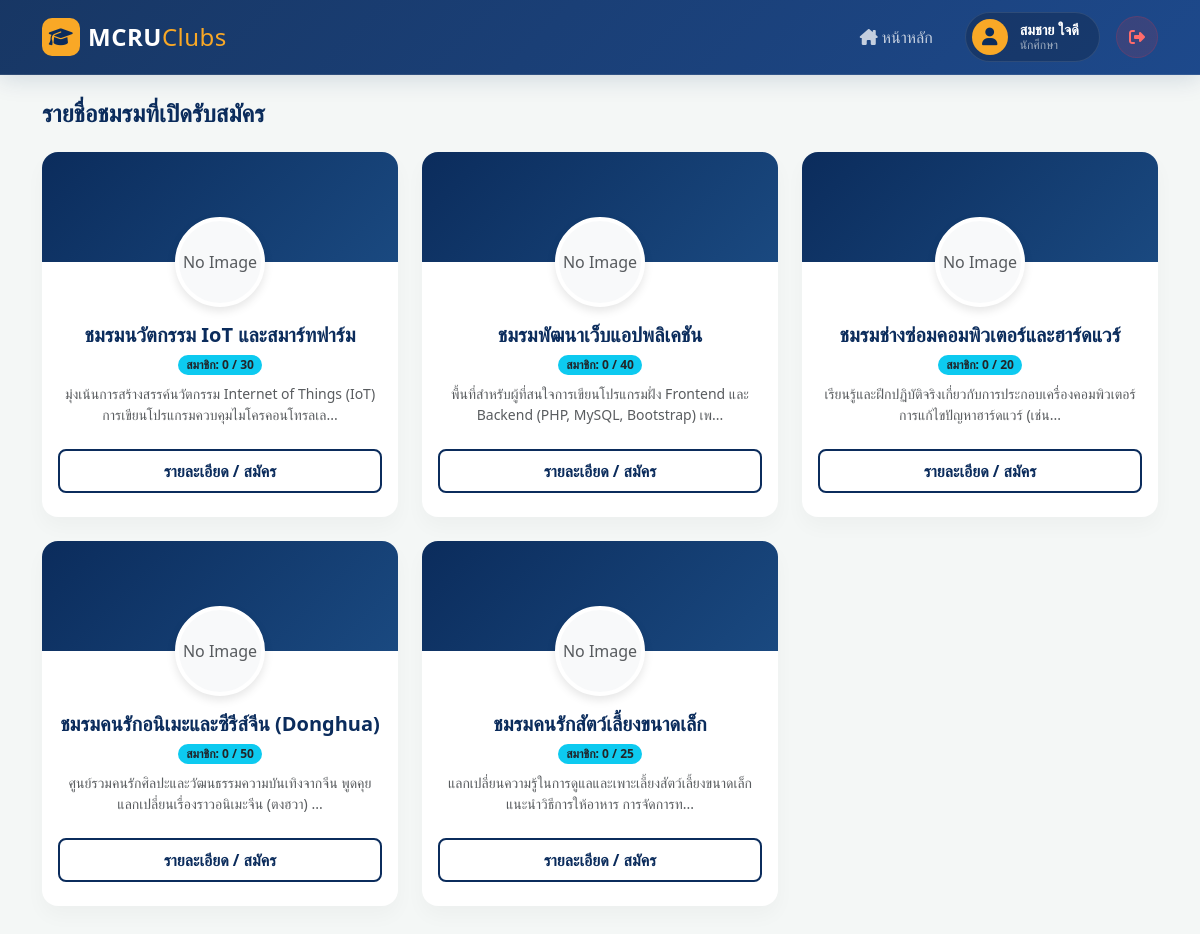
Page /index.php (signed in) on the committed database.
### tables this page shows
CREATE TABLE `clubs`  (
  `id` int NOT NULL AUTO_INCREMENT COMMENT 'รหัสอ้างอิงชมรม (Primary Key)',
  `club_name` varchar(100) NOT NULL COMMENT 'ชื่อชมรม',
  `description` text NULL COMMENT 'รายละเอียด/คำอธิบายชมรม',
  `club_logo` varchar(255) NULL DEFAULT NULL COMMENT 'path หรือ URL รูปโลโก้ชมรม',
  `qr_code` varchar(255) NULL DEFAULT NULL COMMENT 'path หรือ URL QR code สำหรับสมัครเข้าชมรม',
  `max_members` int NULL DEFAULT 50 COMMENT 'จำนวนสมาชิกสูงสุดที่รับได้',
  `president_id` int NULL DEFAULT NULL COMMENT 'FK อ้างถึง users.id ผู้เป็นประธานชมรมนี้ (NULL ถ้ายังไม่มีประธาน)',
  PRIMARY KEY (`id`) USING BTREE,
  INDEX `president_id`(`president_id` ASC) USING BTREE,
  CONSTRAINT `clubs_ibfk_1` FOREIGN KEY (`president_id`) REFERENCES `users` (`id`) ON DELETE SET NULL ON UPDATE RESTRICT
);

### index.php (the view, shortened to what this page needs)
<?php
session_start(); require 'db.php';
$sql = "SELECT c.*, (SELECT COUNT(*) FROM applications WHERE club_id = c.id AND status='approved') as current_members FROM clubs c";
$clubs = $conn->query($sql);
?>
<!DOCTYPE html><html lang="th"><head><meta charset="UTF-8"><title>หน้าหลักชมรม</title>
<link href="https://cdn.jsdelivr.net/npm/bootstrap@5.3.0/dist/css/bootstrap.min.css" rel="stylesheet">
<link rel="stylesheet" href="style.css"></head><body>
<?php include 'navbar.php'; ?>
<div class="container pb-5 mt-4">
    <h4 class="text-primary-custom fw-bold mb-4">รายชื่อชมรมที่เปิดรับสมัคร</h4>
    <div class="row g-4">
        <?php while ($row = $clubs->fetch_assoc()): ?>
        <div class="col-md-6 col-lg-4">
            <div class="card-custom h-100 text-center d-flex flex-column">
                <div class="club-banner"></div>
                <div class="px-3 pb-4 d-flex flex-column flex-grow-1 align-items-center">
                    <?php if(!empty($row['club_logo']) && file_exists($row['club_logo'])): ?>
                        <img src="<?= htmlspecialchars($row['club_logo']) ?>" class="club-logo-thumb" alt="Logo">
                    <?php else: ?><div class="club-logo-thumb bg-light d-flex align-items-center justify-content-center text-muted">No Image</div><?php endif; ?>
                    <h5 class="text-primary-custom fw-bold mt-3 mb-1"><?= htmlspecialchars($row['club_name']) ?></h5>
                    <div class="mb-2"><span class="badge bg-info text-dark rounded-pill">สมาชิก: <?= $row['current_members'] ?> / <?= $row['max_members'] ?></span></div>
                    <p class="text-muted small flex-grow-1 mb-4"><?= mb_substr(htmlspecialchars($row['description']), 0, 90) . '...' ?></p>
                    <a href="club_detail.php?id=<?= $row['id'] ?>" class="btn-outline-custom w-100 py-2">รายละเอียด / สมัคร</a>
                </div>
            </div>
        </div>
        <?php endwhile; ?>
    </div>
</div></body></html>

### style.css (style rules this page uses)
:root { --primary-blue: #0b2c5c; --primary-hover: #071d3d; --accent-gold: #f9a826; --bg-light: #f4f7f6; --text-dark: #2d3748; }
body { background-color: var(--bg-light); font-family: "Segoe UI", Tahoma, Geneva, Verdana, sans-serif; color: var(--text-dark); }
.btn-outline-custom { border: 2px solid var(--primary-blue); color: var(--primary-blue); background: transparent; border-radius: 8px; padding: 10px 20px; font-weight: 600; transition: 0.3s; text-align: center; display: inline-block; text-decoration: none; }
.card-custom { border: none; border-radius: 16px; box-shadow: 0 10px 20px rgba(0, 0, 0, 0.03); transition: 0.3s; background: #ffffff; overflow: hidden; }
.text-primary-custom { color: var(--primary-blue) !important; }
.club-banner { height: 110px; background: linear-gradient(135deg, var(--primary-blue), #1a4980); position: relative; }
.club-logo-thumb { width: 90px; height: 90px; object-fit: cover; border-radius: 50%; border: 4px solid #fff; margin-top: -45px; background: #fff; box-shadow: 0 4px 10px rgba(0, 0, 0, 0.1); position: relative; z-index: 2; }

### rows in the picture
clubs: shows "No Image", club_name "ชมรมนวัตกรรม IoT และสมาร์ทฟาร์ม", current_members "0", max_members "30", description "มุ่งเน้นการสร้างสรรค์นวัตกรรม Internet of Things (IoT) การเขียนโปรแกรมควบคุมไมโครคอนโทรลเล"
clubs: shows "No Image", club_name "ชมรมพัฒนาเว็บแอปพลิเคชัน", current_members "0", max_members "40", description "พื้นที่สำหรับผู้ที่สนใจการเขียนโปรแกรมฝั่ง Frontend และ Backend (PHP, MySQL, Bootstrap) เพ"
clubs: shows "No Image", club_name "ชมรมช่างซ่อมคอมพิวเตอร์และฮาร์ดแวร์", current_members "0", max_members "20", description "เรียนรู้และฝึกปฏิบัติจริงเกี่ยวกับการประกอบเครื่องคอมพิวเตอร์ การแก้ไขปัญหาฮาร์ดแวร์ (เช่น"
clubs: shows "No Image", club_name "ชมรมคนรักอนิเมะและซีรีส์จีน (Donghua)", current_members "0", max_members "50", description "ศูนย์รวมคนรักศิลปะและวัฒนธรรมความบันเทิงจากจีน พูดคุยแลกเปลี่ยนเรื่องราวอนิเมะจีน (ตงฮวา)"
clubs: shows "No Image", club_name "ชมรมคนรักสัตว์เลี้ยงขนาดเล็ก", current_members "0", max_members "25", description "แลกเปลี่ยนความรู้ในการดูแลและเพาะเลี้ยงสัตว์เลี้ยงขนาดเล็ก แนะนำวิธีการให้อาหาร การจัดการท"

### other values in the picture
$_SESSION['name'] "สมชาย ใจดี"
